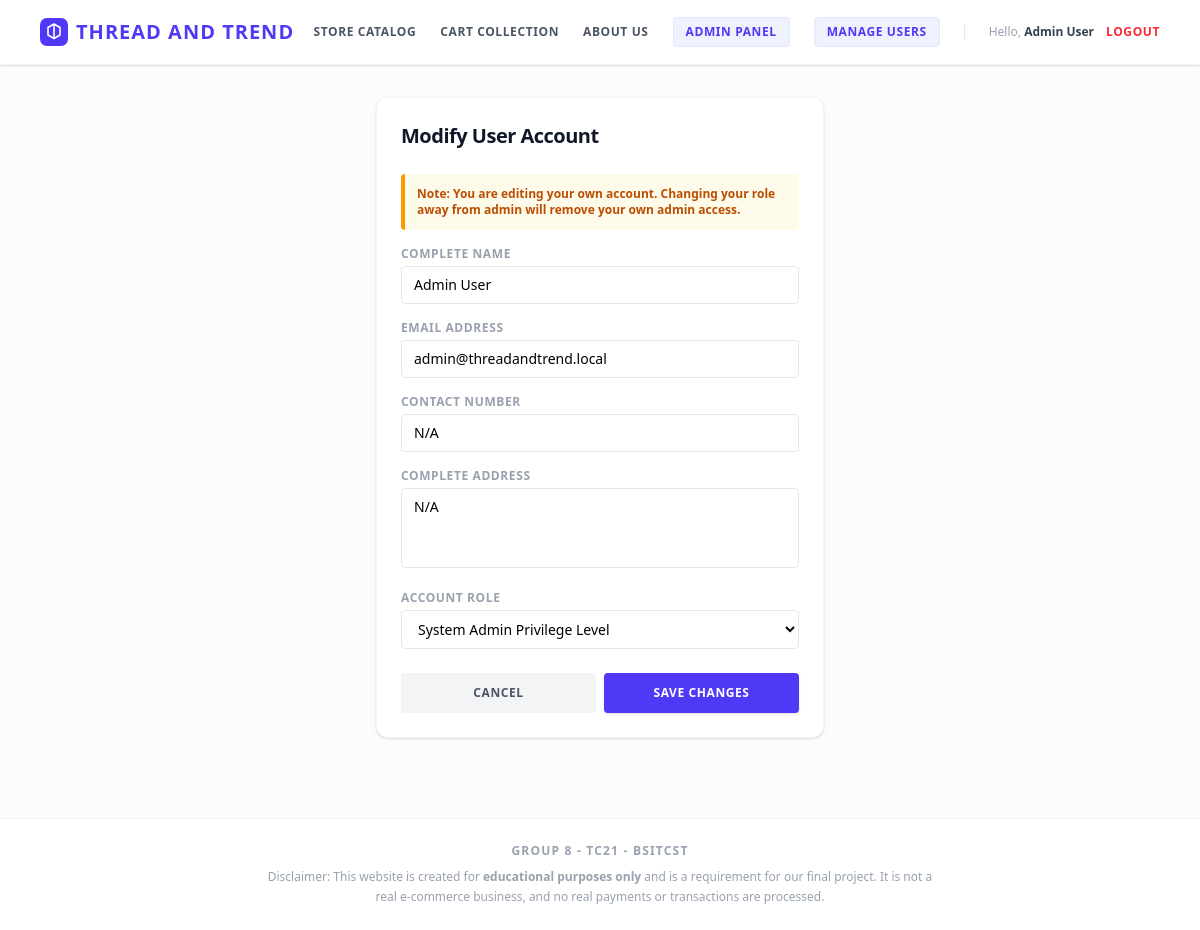
/edit_user.php?id=2 (signed in), run on the app's committed database.
### tables this page shows
CREATE TABLE `users` (
  `id` int(11) NOT NULL,
  `name` varchar(150) NOT NULL,
  `email` varchar(150) NOT NULL,
  `password` varchar(255) NOT NULL,
  `address` text NOT NULL,
  `contact` varchar(50) NOT NULL,
  `role` enum('customer','admin') DEFAULT 'customer',
  `created_at` timestamp NOT NULL DEFAULT current_timestamp()
);

### edit_user.php (the view, shortened to what this page needs)
<?php
include 'header.php';
$id = intval($_GET['id']);
$user_query = mysqli_query($conn, "SELECT * FROM users WHERE id = '$id'");
$target = mysqli_fetch_assoc($user_query);
?>
<div class="max-w-md mx-auto bg-white border border-gray-100 rounded-xl p-6 shadow-sm">
    <h3 class="text-xl font-extrabold text-gray-900 tracking-tight mb-6">Modify User Account</h3>
    <?php if ($target['id'] == $_SESSION['user_id']): ?>
        <div class="mb-4 bg-amber-50 border-l-4 border-amber-500 p-3 text-amber-700 text-xs font-semibold rounded">
            Note: You are editing your own account. Changing your role away from admin will remove your own admin access.
        </div>
    <?php endif; ?>
    <form method="POST" class="space-y-4">
        <div>
            <label class="block text-xs font-bold text-gray-400 uppercase tracking-wider mb-1">Complete Name</label>
            <input type="text" name="name" value="<?= htmlspecialchars($target['name']) ?>" required class="w-full border border-gray-200 rounded px-3 py-2 text-sm focus:outline-none focus:border-indigo-500">
        </div>
        <div>
            <label class="block text-xs font-bold text-gray-400 uppercase tracking-wider mb-1">Email Address</label>
            <input type="email" name="email" value="<?= htmlspecialchars($target['email']) ?>" required class="w-full border border-gray-200 rounded px-3 py-2 text-sm focus:outline-none focus:border-indigo-500">
        </div>
        <div>
            <label class="block text-xs font-bold text-gray-400 uppercase tracking-wider mb-1">Contact Number</label>
            <input type="text" name="contact" value="<?= htmlspecialchars($target['contact']) ?>" required class="w-full border border-gray-200 rounded px-3 py-2 text-sm focus:outline-none focus:border-indigo-500">
        </div>
        <div>
            <label class="block text-xs font-bold text-gray-400 uppercase tracking-wider mb-1">Complete Address</label>
            <textarea name="address" required class="w-full h-20 border border-gray-200 rounded px-3 py-2 text-sm focus:outline-none focus:border-indigo-500 resize-none"><?= htmlspecialchars($target['address']) ?></textarea>
        </div>
        <div>
            <label class="block text-xs font-bold text-gray-400 uppercase tracking-wider mb-1">Account Role</label>
            <select name="role" required class="w-full border border-gray-200 rounded px-3 py-2 text-sm focus:outline-none focus:border-indigo-500 bg-white">
                <option value="admin" <?= $target['role'] === 'admin' ? 'selected' : '' ?>>System Admin Privilege Level</option>
            </select>
        </div>
        <div class="flex gap-2 pt-2">
            <a href="manage_users.php" class="w-1/2 bg-gray-100 hover:bg-gray-200 text-gray-600 font-bold text-xs uppercase py-3 rounded tracking-wider text-center transition">Cancel</a>
            <button type="submit" name="update_user" class="w-1/2 bg-indigo-600 hover:bg-indigo-700 text-white font-bold text-xs uppercase py-3 rounded tracking-wider transition shadow-sm">Save Changes</button>
        </div>
    </form>
</div>
<?php include 'footer.php'; ?>

### data on the page
users: name "Admin User", email "admin@threadandtrend.local", contact "N/A", address "N/A", role "System Admin Privilege Level"

### other printed values
$_SESSION['name'] "Admin User"
